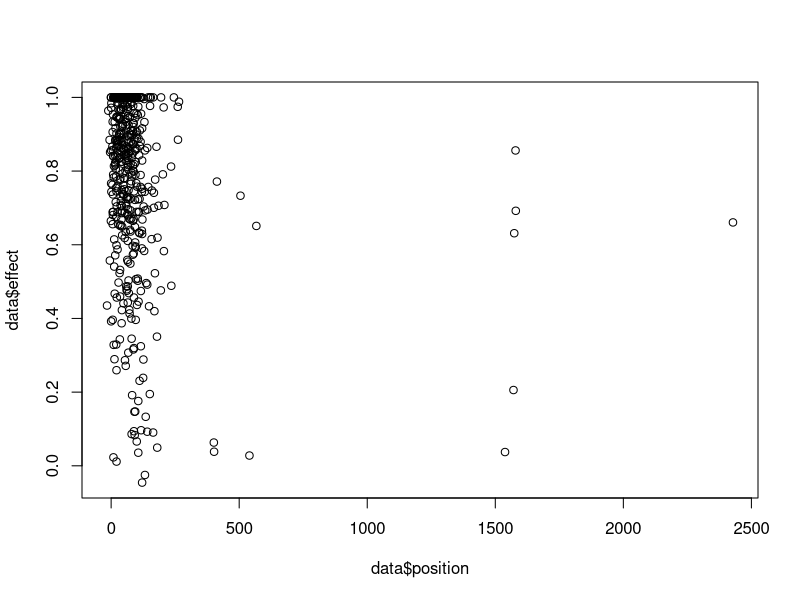
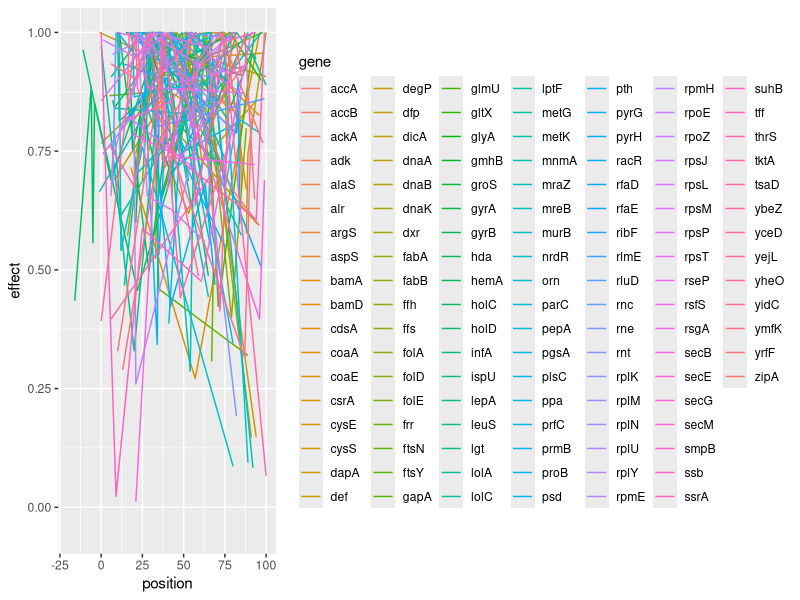
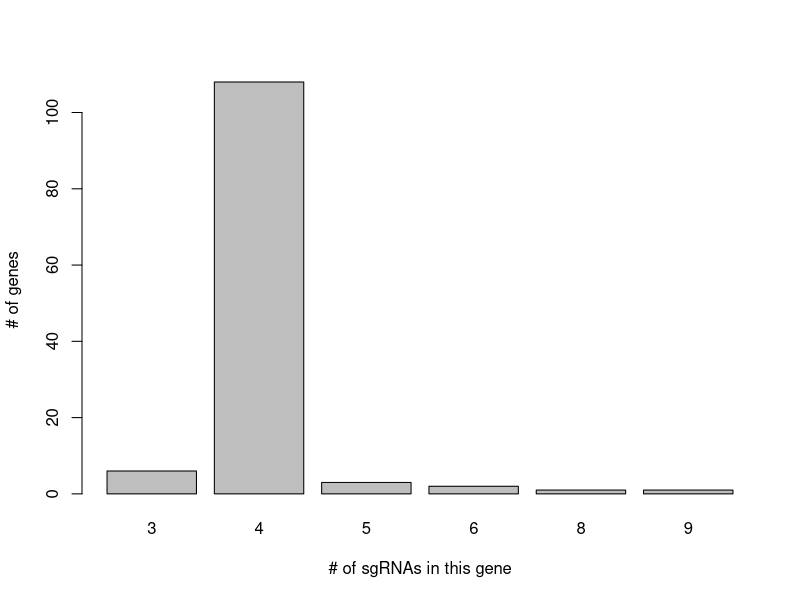
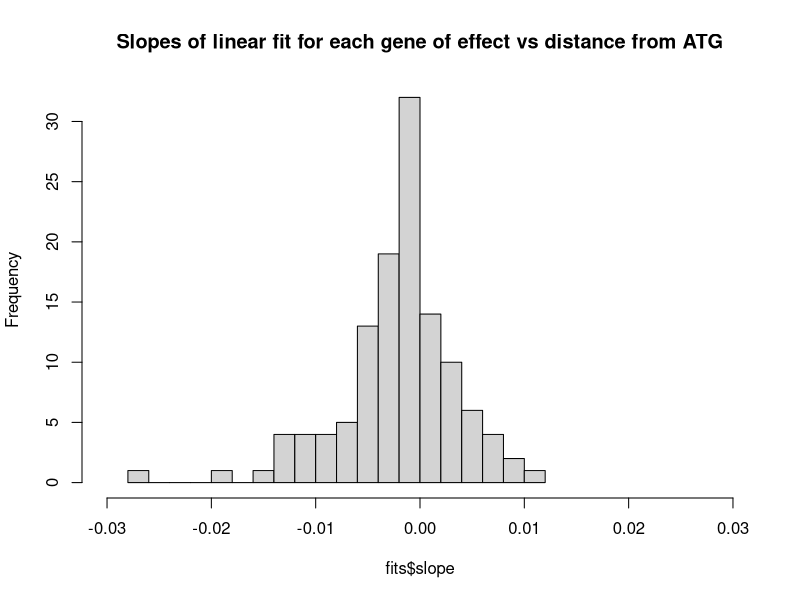

These figures' R source, in order:
library(ggplot2)
data=read.csv('fitnessVsDist.csv',header=FALSE)
colnames(data) <- c('gene','position','effect')
plot(data$position,data$effect)

ggplot(data,aes(x=position,y=effect,color=gene))+geom_line()+xlim(-20,100)

plot(factor(table(data$gene)),xlab="# of sgRNAs in this gene",ylab="# of genes")

fits=read.csv('fittingPerGene.csv',header=FALSE)
colnames(fits) <- c('gene','intercept','slope')
hist(fits$slope,breaks=20,xlim=c(-.03,.03),main="Slopes of linear fit for each gene of effect vs distance from ATG")
